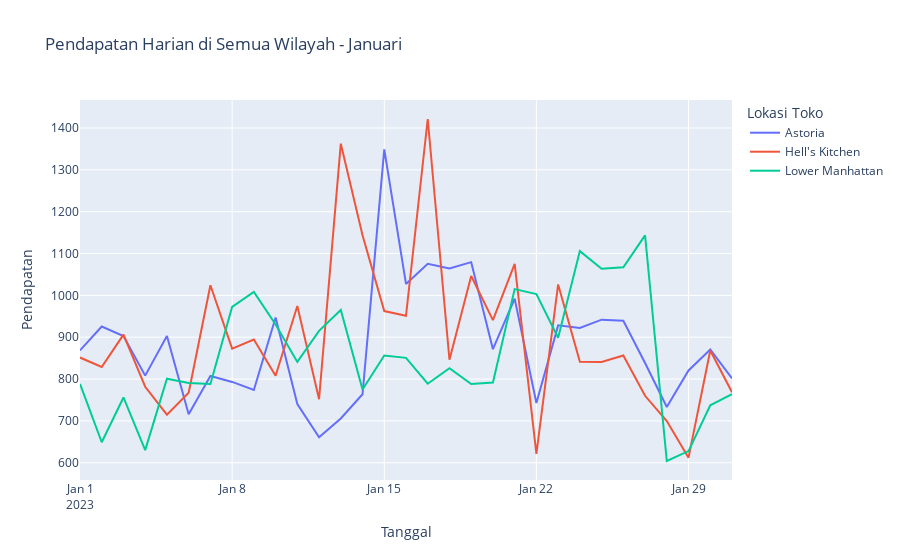

Notebook code for this chart:
### Code cell
# Misalnya data_in_month adalah DataFrame yang berisi data penjualan harian pada bulan Januari
# Anda dapat menggantinya dengan data dari dataset Anda
data_in_month = data[(data['transaction_date'] >= '2023-01-01') & (data['transaction_date'] <= '2023-01-31')]

# Mengelompokkan data berdasarkan tanggal dan lokasi toko, dan menghitung total pendapatan per hari
daily_revenue = data_in_month.groupby(['transaction_date', 'store_location'])['total_price'].sum().unstack().reset_index()

# Plot menggunakan Plotly Express
fig = px.line(daily_revenue, x='transaction_date', y=daily_revenue.columns[1:], 
              title='Pendapatan Harian di Semua Wilayah - Januari',
              labels={'value': 'Pendapatan', 'transaction_date': 'Tanggal', 'variable': 'Lokasi Toko'})

# Tampilkan plot
fig.show()

### Figure 1 — Plotly figure (JSON) as saved in the notebook; plotly's stock layout.template omitted (floating-point values rounded to 4 significant figures)
{"data": [{"hovertemplate": "Lokasi Toko=Astoria<br>Tanggal=%{x}<br>Pendapatan=%{y}<extra></extra>", "legendgroup": "Astoria", "line": {"color": "#636efa", "dash": "solid"}, "marker": {"symbol": "circle"}, "mode": "lines", "name": "Astoria", "orientation": "v", "showlegend": true, "type": "scatter", "x": ["2023-01-01T00:00:00", "2023-01-02T00:00:00", "2023-01-03T00:00:00", "2023-01-04T00:00:00", "2023-01-05T00:00:00", "2023-01-06T00:00:00", "2023-01-07T00:00:00", "2023-01-08T00:00:00", "2023-01-09T00:00:00", "2023-01-10T00:00:00", "2023-01-11T00:00:00", "2023-01-12T00:00:00", "2023-01-13T00:00:00", "2023-01-14T00:00:00", "2023-01-15T00:00:00", "2023-01-16T00:00:00", "2023-01-17T00:00:00", "2023-01-18T00:00:00", "2023-01-19T00:00:00", "2023-01-20T00:00:00", "2023-01-21T00:00:00", "2023-01-22T00:00:00", "2023-01-23T00:00:00", "2023-01-24T00:00:00", "2023-01-25T00:00:00", "2023-01-26T00:00:00", "2023-01-27T00:00:00", "2023-01-28T00:00:00", "2023-01-29T00:00:00", "2023-01-30T00:00:00", "2023-01-31T00:00:00"], "xaxis": "x", "y": [868.4, 925.5, 902.8, 808.2, 903.0, 716.0, 807.3, 793.1, 774.0, 947, 740.1, 660.7, 705.8, 763.7, 1349.0, 1027.0, 1075.0, 1064.0, 1079.0, 871.4, 992.4, 742.8, 928.3, 922.0, 942, 939.2, 838.5, 733.2, 820.7, 870.6, 801.5], "yaxis": "y"}, {"hovertemplate": "Lokasi Toko=Hell's Kitchen<br>Tanggal=%{x}<br>Pendapatan=%{y}<extra></extra>", "legendgroup": "Hell's Kitchen", "line": {"color": "#EF553B", "dash": "solid"}, "marker": {"symbol": "circle"}, "mode": "lines", "name": "Hell's Kitchen", "orientation": "v", "showlegend": true, "type": "scatter", "x": ["2023-01-01T00:00:00", "2023-01-02T00:00:00", "2023-01-03T00:00:00", "2023-01-04T00:00:00", "2023-01-05T00:00:00", "2023-01-06T00:00:00", "2023-01-07T00:00:00", "2023-01-08T00:00:00", "2023-01-09T00:00:00", "2023-01-10T00:00:00", "2023-01-11T00:00:00", "2023-01-12T00:00:00", "2023-01-13T00:00:00", "2023-01-14T00:00:00", "2023-01-15T00:00:00", "2023-01-16T00:00:00", "2023-01-17T00:00:00", "2023-01-18T00:00:00", "2023-01-19T00:00:00", "2023-01-20T00:00:00", "2023-01-21T00:00:00", "2023-01-22T00:00:00", "2023-01-23T00:00:00", "2023-01-24T00:00:00", "2023-01-25T00:00:00", "2023-01-26T00:00:00", "2023-01-27T00:00:00", "2023-01-28T00:00:00", "2023-01-29T00:00:00", "2023-01-30T00:00:00", "2023-01-31T00:00:00"], "xaxis": "x", "y": [851.5, 828.8, 906.2, 781.6, 714.9, 767.2, 1024.0, 872.8, 894.4, 808.1, 974.5, 751.9, 1363.0, 1144.0, 962.4, 951.1, 1422.0, 846.1, 1046.0, 940.8, 1076.0, 621.5, 1026.0, 841.1, 840.7, 856.4, 760.0, 699.6, 612.1, 868.4, 768.4], "yaxis": "y"}, {"hovertemplate": "Lokasi Toko=Lower Manhattan<br>Tanggal=%{x}<br>Pendapatan=%{y}<extra></extra>", "legendgroup": "Lower Manhattan", "line": {"color": "#00cc96", "dash": "solid"}, "marker": {"symbol": "circle"}, "mode": "lines", "name": "Lower Manhattan", "orientation": "v", "showlegend": true, "type": "scatter", "x": ["2023-01-01T00:00:00", "2023-01-02T00:00:00", "2023-01-03T00:00:00", "2023-01-04T00:00:00", "2023-01-05T00:00:00", "2023-01-06T00:00:00", "2023-01-07T00:00:00", "2023-01-08T00:00:00", "2023-01-09T00:00:00", "2023-01-10T00:00:00", "2023-01-11T00:00:00", "2023-01-12T00:00:00", "2023-01-13T00:00:00", "2023-01-14T00:00:00", "2023-01-15T00:00:00", "2023-01-16T00:00:00", "2023-01-17T00:00:00", "2023-01-18T00:00:00", "2023-01-19T00:00:00", "2023-01-20T00:00:00", "2023-01-21T00:00:00", "2023-01-22T00:00:00", "2023-01-23T00:00:00", "2023-01-24T00:00:00", "2023-01-25T00:00:00", "2023-01-26T00:00:00", "2023-01-27T00:00:00", "2023-01-28T00:00:00", "2023-01-29T00:00:00", "2023-01-30T00:00:00", "2023-01-31T00:00:00"], "xaxis": "x", "y": [788.4, 649.0, 756, 630.2, 800.9, 790.6, 788.2, 972.5, 1008.0, 930.5, 841.0, 915.1, 965.2, 775, 856.4, 850.7, 788.9, 825.8, 788.0, 791.5, 1015, 1003.0, 898.8, 1106.0, 1064.0, 1067.0, 1144.0, 604.2, 627.9, 737.4, 764.2], "yaxis": "y"}], "layout": {"legend": {"title": {"text": "Lokasi Toko"}, "tracegroupgap": 0}, "title": {"text": "Pendapatan Harian di Semua Wilayah - Januari"}, "xaxis": {"anchor": "y", "domain": [0, 1], "title": {"text": "Tanggal"}}, "yaxis": {"anchor": "x", "domain": [0, 1], "title": {"text": "Pendapatan"}}}}
